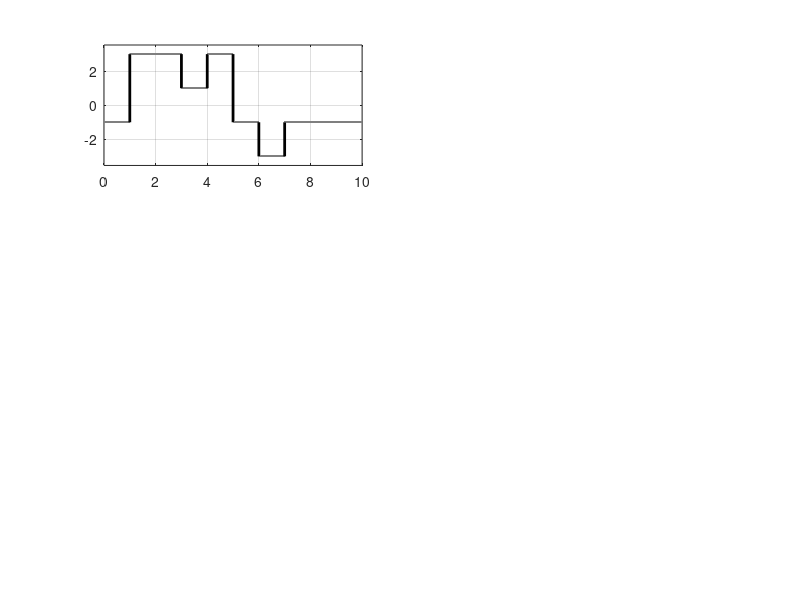

MATLAB code for this plot: (Note: this script raises an error after producing the figure.)
clc
clear all
close all

Fs = 10000;
nPeriodos = 10;
T = 1;
fc = 5.5 / T;
k = 4;
M = 2^( k );
iI = randi( sqrt( M ), nPeriodos, 1 );
iQ = randi( sqrt( M ), nPeriodos, 1 );
ampPulso = 1;
Eg = T * ampPulso;
d = sqrt( Eg / 2 );
index = ( iI - 1 ) * sqrt( M ) + ( sqrt( M ) - iQ ) + 1;

tempo = 0:( 1/Fs ): ( nPeriodos * T ) - ( 1/Fs );

pulso_g = ampPulso * ones( Fs, 1 );
sinalQAM_BBI =  zeros( nPeriodos * Fs, 1 );
sinalQAM_BBQ =  zeros( nPeriodos * Fs, 1 );
fasePeriodo = zeros( nPeriodos, 1 );
envoltPeriodo = zeros( nPeriodos, 1 );

for iPeriodo = 1 : nPeriodos
    
    A = ( 2 * iI( iPeriodo ) - sqrt( M ) - 1 ) * d;
    B = ( 2 * iQ( iPeriodo ) - sqrt( M ) - 1 ) * d;
    indPeriodo = ( iPeriodo - 1 ) * Fs + 1 : ( iPeriodo ) * Fs;
    
    sinalQAM_BBI( indPeriodo ) = A * sqrt( 2 / Eg ) * pulso_g;
    sinalQAM_BBQ( indPeriodo ) = B * sqrt( 2 / Eg ) * pulso_g;

    fasePeriodo( iPeriodo ) = atan2( B, A );
    envoltPeriodo( iPeriodo ) = sqrt( A^2 + B^2 ) * sqrt( 2 / Eg );
        
end

figure
subplot(3,2,1);
plot( tempo, sinalQAM_BBI, 'Linewidth', 2, 'Color', 'k' );
ylim( [ ( 2 - 1 - sqrt(M) - 2 ) * d, ( sqrt(M) + 1 ) * d ] );
grid on;

codigoGray = bin2gray( ( 0 : sqrt( M ) - 1 )', 'qam', sqrt( M ) );

propriedadesEixo = gca;
eixoAmplitude = ( 2 * ( 1 : sqrt( M ) ) - sqrt( M ) - 1 );
propriedadesEixo.XTick = 0 : nPeriodos;
propriedadesEixo.XTickLabel = { strcat( num2str( propriedadesEixo.XTick' ), 'T' ) };
propriedadesEixo.XTickLabel( 1 ) = { num2str( 0 ) };
propriedadesEixo.YTick = eixoAmplitude;
propriedadesEixo.YTickLabel = { strcat( '( ', num2str( dec2base( codigoGray, 2 ) ), ')$\;$',...
    num2str( eixoAmplitude' ) ) };
propriedadesEixo.TickLabelInterpreter = 'Latex';
propriedadesEixo.FontSize = 12;

xlabel( 'Tempo (s)', 'Interpreter', 'Latex', 'FontSize', 15 );
ylabel( 'Amplitude (V)', 'Interpreter', 'Latex', 'FontSize', 15 );
title( [ '\textbf{Sinal QAM banda base (em fase)} -- $M =\;$' num2str( M ) ],...
    'Interpreter', 'Latex', 'FontSize', 12 );

subplot(3,2,2);
plot( tempo, sinalQAM_BBQ, 'Linewidth', 2, 'Color', 'k' );
ylim( [ ( 2 - 1 - sqrt(M) - 2 ) * d, ( sqrt(M) + 1 ) * d ] );
grid on;

propriedadesEixo = gca;
eixoAmplitude = ( 2 * ( 1 : sqrt( M ) ) - sqrt( M ) - 1 );
propriedadesEixo.XTick = 0 : nPeriodos;
propriedadesEixo.XTickLabel = { strcat( num2str( propriedadesEixo.XTick' ), 'T' ) };
propriedadesEixo.XTickLabel( 1 ) = { num2str( 0 ) };
propriedadesEixo.YTick = eixoAmplitude;
propriedadesEixo.YTickLabel = { strcat( '( ', num2str( dec2base( codigoGray, 2 ) ), ')$\;$',...
    num2str( eixoAmplitude' ) ) };
propriedadesEixo.TickLabelInterpreter = 'Latex';
propriedadesEixo.FontSize = 12;

xlabel( 'Tempo (s)', 'Interpreter', 'Latex', 'FontSize', 15 );
ylabel( 'Amplitude (V)', 'Interpreter', 'Latex', 'FontSize', 15 );
title( [ '\textbf{Sinal QAM banda base (em quadratura)} -- $M =\;$' num2str( M )  ],...
    'Interpreter', 'Latex', 'FontSize', 12 );

eixoFase = zeros( M, 1 );
eixoEnvolt = zeros( M, 1 );
k = 0;
for i = 1 : sqrt( M )
    for j = 1 : sqrt( M )
        k = k + 1;
        Ai = ( 2 * i - sqrt( M ) - 1 ) * d;
        Bi = ( 2 * j - sqrt( M ) - 1 ) * d;
        eixoFase( k ) = atan2( Bi , Ai );
        eixoEnvolt( k ) = sqrt( Ai^2 + Bi^2 ) * sqrt( 2 / Eg );
    end
end

envoltoria = sqrt( sinalQAM_BBI.^2 + sinalQAM_BBQ.^2 );
subplot(3,2,3);
plot( tempo, envoltoria, 'Linewidth', 2, 'Color', 'k' );
ylim( [ min( sqrt( 2 * eixoAmplitude.^2 ) ) - sqrt(2) * d, max( sqrt( eixoAmplitude.^2 ) ) + 2 * sqrt(2) * d ] );
grid on;
propriedadesEixo = gca;
propriedadesEixo.XTick = 0 : nPeriodos;
propriedadesEixo.XTickLabel = { strcat( num2str( propriedadesEixo.XTick' ), 'T' ) };
propriedadesEixo.XTickLabel( 1 ) = { num2str( 0 ) };
propriedadesEixo.YTick = sort( unique( eixoEnvolt ) );
propriedadesEixo.YTickLabel = { num2str( propriedadesEixo.YTick', 3 ) };
propriedadesEixo.TickLabelInterpreter = 'Latex';
propriedadesEixo.FontSize = 12;

xlabel( 'Tempo (s)', 'Interpreter', 'Latex', 'FontSize', 15 );
ylabel( 'Amplitude (V)', 'Interpreter', 'Latex', 'FontSize', 15 );
title( [ '\textbf{Envolt{\''o}ria QAM} -- $M =\;$' num2str( M ) ],...
    'Interpreter', 'Latex', 'FontSize', 12 );


fase = atan2( sinalQAM_BBQ , sinalQAM_BBI );
subplot(3,2,4);
plot( tempo, rad2deg( fase ), 'Linewidth', 2, 'Color', 'k' );
ylim( [ min( rad2deg( eixoFase ) ) - 10, max( rad2deg( eixoFase ) ) + 10 ] );
grid on;
propriedadesEixo = gca;
propriedadesEixo.XTick = 0 : nPeriodos;
propriedadesEixo.XTickLabel = { strcat( num2str( propriedadesEixo.XTick' ), 'T' ) };
propriedadesEixo.YTick = rad2deg( sort( unique( eixoFase ) ) );
propriedadesEixo.YTickLabel = { strcat( num2str( rad2deg( sort( unique( eixoFase ) ) ), 4 ) ) };
propriedadesEixo.TickLabelInterpreter = 'Latex';
propriedadesEixo.FontSize = 9;

xlabel( 'Tempo (s)', 'Interpreter', 'Latex', 'FontSize', 15 );
ylabel( 'Fase ($^{\circ}$)', 'Interpreter', 'Latex', 'FontSize', 15 );
title( [ '\textbf{Fase QAM} -- $M =\;$' num2str( M ) ],...
    'Interpreter', 'Latex', 'FontSize', 12 );

sinalQAM = envoltoria .* cos( 2* pi * fc * tempo' + fase );
subplot(3,2,[5,6]);
plot( tempo, sinalQAM, 'Linewidth', 2, 'Color', 'k' );
hold on
plot( tempo, envoltoria, '--', 'Linewidth', 2, 'Color', 'r' );
hold on
plot( tempo, -envoltoria, '--', 'Linewidth', 2, 'Color', 'r' );
ylim( [ -( max( envoltoria ) + 3 * d ), 2.5 * max( envoltoria ) ] );

propriedadesEixo = gca;
propriedadesEixo.XTick = 0 : nPeriodos;
propriedadesEixo.XTickLabel = { strcat( num2str( propriedadesEixo.XTick' ), 'T' ) };
propriedadesEixo.XTickLabel( 1 ) = { num2str( 0 ) };
% propriedadesEixo.YTick = sort( unique( eixoEnvolt ) );
% propriedadesEixo.YTickLabel = { num2str( propriedadesEixo.YTick', 2 ) };
propriedadesEixo.TickLabelInterpreter = 'Latex';
propriedadesEixo.FontSize = 12;

codigoGray = bin2gray( ( 0 : M - 1 )', 'qam', M );
grayStr = num2str( dec2base( codigoGray, 2 ) );

for iPeriodo = 1 : nPeriodos
    
    txt = [ '$V_i =\;$' num2str( envoltPeriodo( iPeriodo ), 3 ) ' V' char(10) '$\phi_i =\;$'...
        num2str( rad2deg( fasePeriodo( iPeriodo ) ), 4 ) '$\;^{\circ}$' ...
        char(10) '(' grayStr( index( iPeriodo ), : ) ')' ];
    
    text(  T * ( iPeriodo ) - 0.5 , 2.4 * max( envoltoria ),txt,...
        'Interpreter', 'Latex','HorizontalAlignment','center', 'VerticalAlignment', 'top', 'FontSize', 9 );
    
end

xlabel( 'Tempo (s)', 'Interpreter', 'Latex', 'FontSize', 15 );
ylabel( 'Amplitude (V)', 'Interpreter', 'Latex', 'FontSize', 15 );
title( [ '\textbf{Envolt{\''o}ria QAM} -- $M =\;$' num2str( M ) ],...
    'Interpreter', 'Latex', 'FontSize', 12 );

close all
x = (0:M - 1)';
y = bin2gray(x,'qam',M);
hMod = comm.RectangularQAMModulator;
symbols = constellation(hMod);
h = scatterplot(symbols,1,0,'s');
title( '\textbf{Varia{\c{c}}{\~a}o Temporal dos S{\''i}mbolos na Constela{\c{c}}{\~a}o QAM}',...
    'Interpreter','Latex');
xlabel('');
ylabel('');
for k = 1:16
    text(real(symbols(k))-0.3,imag(symbols(k))+0.3,...
        dec2base(y(k),2,4));
end
axis([-4 4 -4 4]);
hold on
% axis tight manual % this ensures that getframe() returns a consistent size
filename = 'testAnimated.gif';
for iPeriodo = 1 : nPeriodos-1
    % Draw plot for y = x.^n
    plot(real(symbols(index(iPeriodo:iPeriodo + 1))),imag(symbols(index(iPeriodo:iPeriodo + 1))),'Color','r','LineWidth',2); 
    drawnow 
      % Capture the plot as an image 
      frame = getframe(h); 
      im = frame2im(frame); 
      [imind,cm] = rgb2ind(im,256); 
      % Write to the GIF File 
      if iPeriodo == 1 
          imwrite(imind,cm,filename,'gif', 'Loopcount',inf); 
      else 
          imwrite(imind,cm,filename,'gif','WriteMode','append'); 
      end 
end



